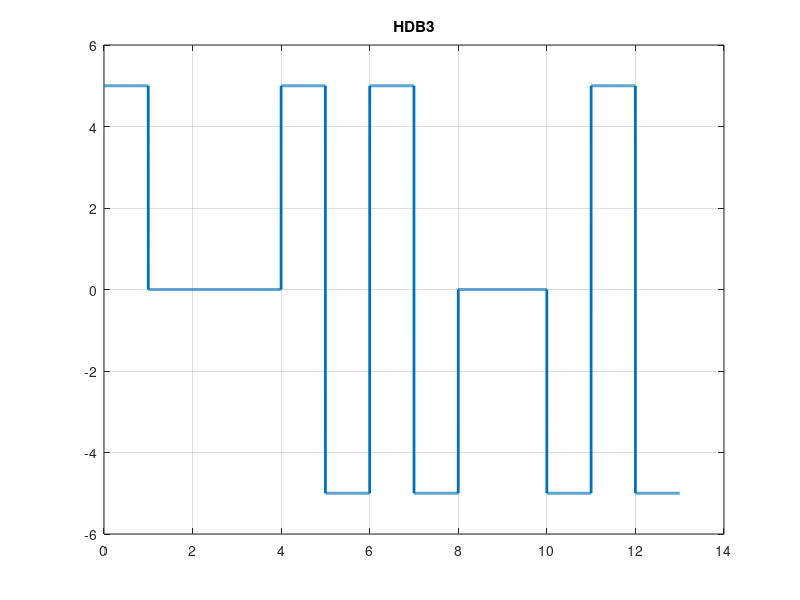

This chart was generated by the following MATLAB code:
clc;
close all;
clear all;

bits = [1 0 0 0 0 1 1 0 0 0 0 1 1];
bitrate = 1;
n = 1000;
T = length(bits)/bitrate;
N = length(bits) * n;
dt = T/N;
t = 0:dt:T-dt;

previous = -5; %Assuming Previous was -5;
x = zeros(1, length(t));
onecount = 0;
zerocount = 0;
for i=1:length(bits)
    if(bits(i) == 1)
        previous = previous * (-1);
       x((i-1)*n+1: i*n) = previous;
       onecount = onecount + 1;
    else
        zerocount = zerocount + 1;
    end
    
    if zerocount == 4
        if mod(onecount, 2) == 0
            previous = previous * (-1);
            x((i-4)*n+1: (i-3)*n) = previous; % B
            x((i-1)*n+1: (i)*n) = previous; % v
           onecount = 0;
        else
            x((i-1)*n+1: (i)*n) = previous; % v
            onecount = 0;
        end
        zerocount = 0;
    end
end
plot(t, x, 'Linewidth', 2);
grid on;
title('HDB3');

%decoding
y = zeros(1, length(x)/n);
previous = -5;
for i=1:length(y)
    if x((i-1)*n+1:i*n) == previous
        y(i) = 0;
        y(i-1) = 0;
        y(i-2) = 0;
        y(i-3) = 0;
    elseif x((i-1)*n +1:i*n) ~= 0
        previous = x((i-1)*n+1);
        y(i) = 1;
    end;
end
disp(y);

